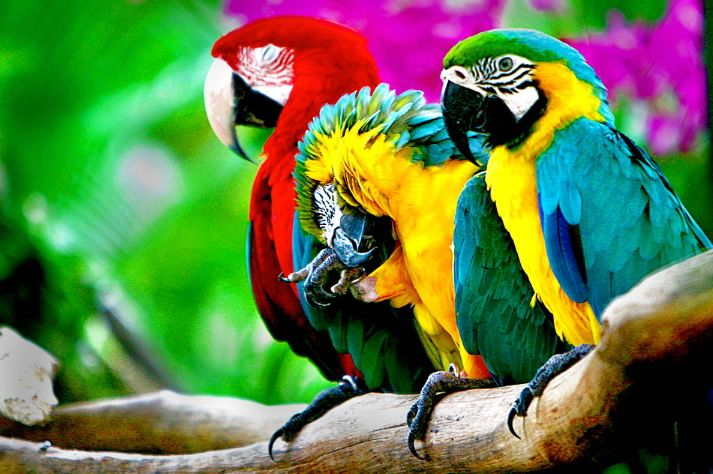
#> input picture input_data/parrots.png, 713 x 474 px
$ jupyter execute parrots_image.ipynb   (shell and % lines are left out)
#> lines starting #> are read from the running program, lines starting #| are printed output that depends on the picture; long printed decimals are rounded
[cell 1]
import pandas as pd
import numpy as np
import matplotlib.pyplot as plt
import pylab


from sklearn.cluster import KMeans
import skimage

## load initial image

[cell 2]
image = skimage.io.imread("./input_data/parrots.png")
#> image is the input picture: shape (474, 713, 3); mean R, G, B 96.8, 122.9, 72.5
image = skimage.img_as_float(image)

[cell 3]
pylab.imshow(image);

## prepare pandas dataframe containing RGB data

[cell 4]
shape = image.shape
#> shape = (474, 713, 3)
print(f"image shape is {shape}")
#| image shape is (474, 713, 3)
data = np.reshape(image, (shape[0] * shape[1], shape[-1]))

df = pd.DataFrame(data, columns=["red", "green", "blue"])
#> df = table of 337962 rows and 3 columns
df.head()
#> Out = table of 5 rows and 3 columns

## clustering

[cell 5]
model = KMeans(init='k-means++', random_state=241)
df["cluster"] = model.fit_predict(df)
df["cluster"] = df["cluster"].astype("category")

[cell 6]
df.head()
#> Out = table of 5 rows and 4 columns

## new features

[cell 7]
df["red_median"] = df.groupby("cluster")["red"].transform("median")
df["green_median"] = df.groupby("cluster")["green"].transform("median")
df["blue_median"] = df.groupby("cluster")["blue"].transform("median")

df["red_mean"] = df.groupby("cluster")["red"].transform("mean")
df["green_mean"] = df.groupby("cluster")["green"].transform("mean")
df["blue_mean"] = df.groupby("cluster")["blue"].transform("mean")

[cell 8]
df.head()
#> Out = table of 5 rows and 10 columns

[cell 9]
X_median = df[["red_median", "green_median", "blue_median"]]
#> X_median = table of 337962 rows and 3 columns
X_mean = df[["red_mean", "green_mean", "blue_mean"]]
#> X_mean = table of 337962 rows and 3 columns

[cell 10]
tmp = np.array(X_median)
image_median = np.reshape(tmp, shape)
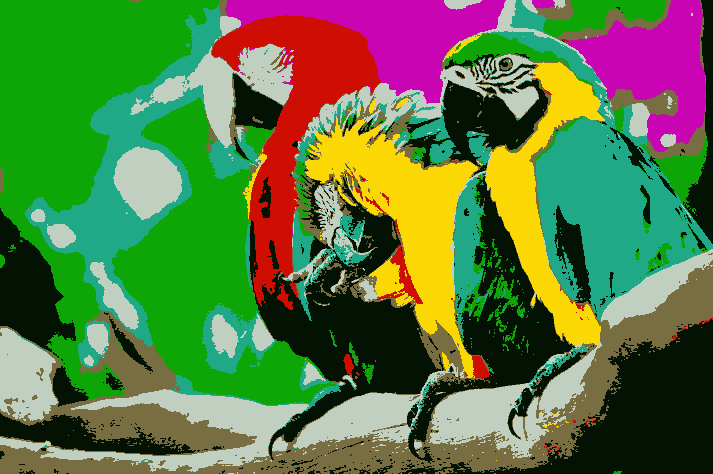
#> image_median: shape (474, 713, 3) float64; mean of channels 0, 1, 2 0.36, 0.47, 0.264; drawn as R, G, B

tmp = np.array(X_mean)
image_mean = np.reshape(tmp, shape)

[cell 11]
#pylab.
#pylab.
fig, (ax1, ax2) = plt.subplots(1,2)
fig.suptitle('median vs mean')
ax1.imshow(image_median);
ax2.imshow(image_mean);

plt.tight_layout()
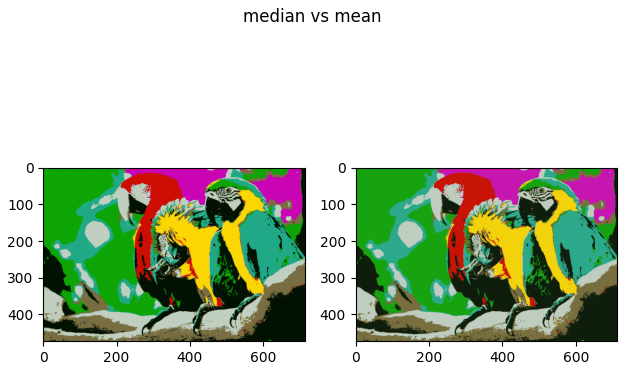
#> figure drawn by matplotlib, 2 panels

## create peak signal-to-noise ratio to compare X_median and X

[cell 12]
def psnr(X, fill_type='median'):

    colors = ['red', 'green', 'blue']
    mse = np.mean([np.std(X[color] - X[f'{color}_{fill_type}'])**2 for color in colors])
    maxI = np.max(df[colors].max())

    return 20 * np.log10(maxI / np.sqrt(mse))

def transform_df(df):

    df["red_median"] = df.groupby("cluster")["red"].transform("median")
    df["green_median"] = df.groupby("cluster")["green"].transform("median")
    df["blue_median"] = df.groupby("cluster")["blue"].transform("median")

    df["red_mean"] = df.groupby("cluster")["red"].transform("mean")
    df["green_mean"] = df.groupby("cluster")["green"].transform("mean")
    df["blue_mean"] = df.groupby("cluster")["blue"].transform("mean")

    return df

## find min n_clusters

[cell 13]
df = pd.DataFrame(data, columns=["red", "green", "blue"])

[cell 14]
out = {}
for i in range(1, 13):
    X = df.copy()
    model = KMeans(n_clusters=i, init='k-means++', random_state=241)
    X["cluster"] = model.fit_predict(X)
    X["cluster"] = X["cluster"].astype("category")
    X = transform_df(X)

    out_median = psnr(X)
    out_mean = psnr(X, fill_type='mean')
    print(f'n_clusters = {i}; psnr(median) = {out_median} psnr(mean) = {out_mean}')
    out[i] = (out_median, out_mean)
#> this loop made 12 passes
#> (out_median, out_mean) on passes 1 to 12: (9.84, 9.84), (11.79, 12.11), (12.75, 13.17), (14.04, 14.32), (14.72, 15.09), (16.11, 16.57), (17.47, 17.67), (18.19, 18.38), (18.91, 19.14), (19.3, 19.54), (19.89, 20.08), (20.37, 20.58)
#| n_clusters = 1; psnr(median) = 9.838 psnr(mean) = 9.838
#| n_clusters = 2; psnr(median) = 11.793 psnr(mean) = 12.112
#| n_clusters = 3; psnr(median) = 12.754 psnr(mean) = 13.173
#| n_clusters = 4; psnr(median) = 14.044 psnr(mean) = 14.321
#| n_clusters = 5; psnr(median) = 14.724 psnr(mean) = 15.092
#| n_clusters = 6; psnr(median) = 16.108 psnr(mean) = 16.573
#| n_clusters = 7; psnr(median) = 17.475 psnr(mean) = 17.672
#| n_clusters = 8; psnr(median) = 18.193 psnr(mean) = 18.381
#> (further printed lines are left out)
#> after the loop, out = 12 items

## write output to a file

[cell 15]
idx = 1
while max(*out[idx]) < 20:
    idx +=1
#> this loop made 10 passes
#> after the loop, idx = 11
idx
#> Out = 11
